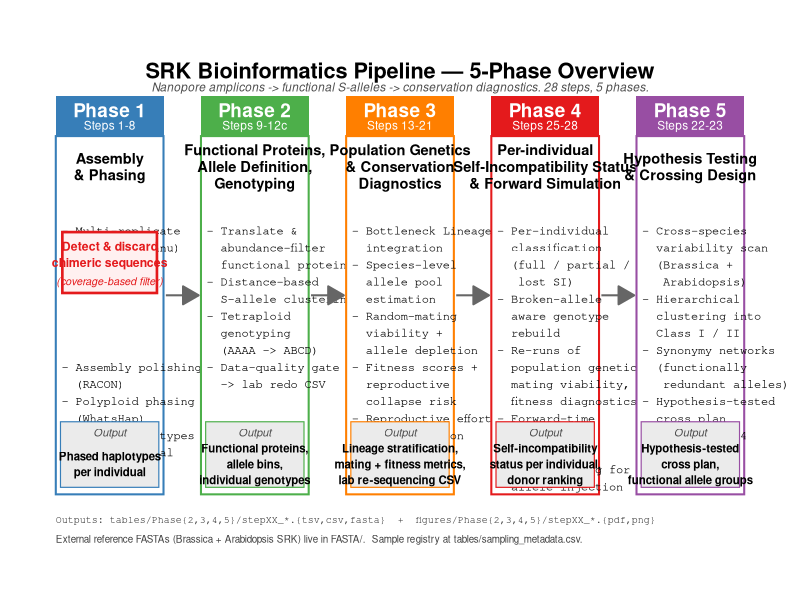
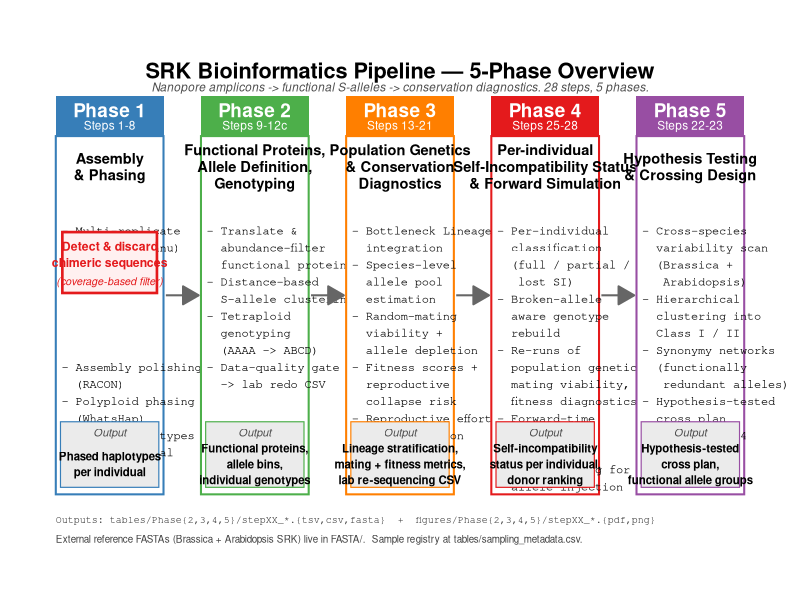

These figures' R source, in order:
#!/usr/bin/env Rscript
# =============================================================================
# SRK_pipeline_overview_figure.R
# Produces a one-page horizontal flow diagram summarising the 5 phases of the
# SRK Bioinformatics Pipeline. Output: figures/SRK_pipeline_overview.{pdf,png}.
# Embedded at the top of README.md and index.Rmd as the at-a-glance visual.
# =============================================================================

suppressPackageStartupMessages({
  library(ggplot2)
  library(grid)
})

# ---- Phase definitions (the data shown in the figure) ----------------------

phases <- data.frame(
  phase   = 1:5,
  label   = c("Phase 1", "Phase 2", "Phase 3", "Phase 4", "Phase 5"),
  title   = c("Assembly\n& Phasing",
              "Functional Proteins,\nAllele Definition,\nGenotyping",
              "Population Genetics\n& Conservation\nDiagnostics",
              "Per-individual\nSelf-Incompatibility Status\n& Forward Simulation",
              "Hypothesis Testing\n& Crossing Design"),
  steps   = c("Steps 1-8",
              "Steps 9-12c",
              "Steps 13-21",
              "Steps 25-28",
              "Steps 22-23"),
  bullets = c(
    "- Multi-replicate\n  assembly (Canu)\n\n\n\n\n\n\n- Assembly polishing\n  (RACON)\n- Polyploid phasing\n  (WhatsHap)\n- Phased haplotypes\n  per individual",
    "- Translate &\n  abundance-filter\n  functional proteins\n- Distance-based\n  S-allele clustering\n- Tetraploid\n  genotyping\n  (AAAA -> ABCD)\n- Data-quality gate\n  -> lab redo CSV",
    "- Bottleneck Lineage\n  integration\n- Species-level\n  allele pool\n  estimation\n- Random-mating\n  viability +\n  allele depletion\n- Fitness scores +\n  reproductive\n  collapse risk\n- Reproductive effort\n  per population\n  / lineage",
    "- Per-individual\n  classification\n  (full / partial /\n   lost SI)\n- Broken-allele\n  aware genotype\n  rebuild\n- Re-runs of\n  population genetics,\n  mating viability,\n  fitness diagnostics\n- Forward-time\n  inheritance\n  simulator\n- Donor ranking for\n  allele injection",
    "- Cross-species\n  variability scan\n  (Brassica +\n   Arabidopsis)\n- Hierarchical\n  clustering into\n  Class I / II\n- Synonymy networks\n  (functionally\n   redundant alleles)\n- Hypothesis-tested\n  cross plan\n  (uses Phase 4\n   SI parents)"
  ),
  out_key = c(
    "Phased haplotypes\nper individual",
    "Functional proteins,\nallele bins,\nindividual genotypes",
    "Lineage stratification,\nmating + fitness metrics,\nlab re-sequencing CSV",
    "Self-incompatibility\nstatus per individual,\ndonor ranking",
    "Hypothesis-tested\ncross plan,\nfunctional allele groups"
  ),
  stringsAsFactors = FALSE
)

# ---- Geometry --------------------------------------------------------------

n_phases <- nrow(phases)
box_w    <- 2.3
box_h    <- 8.5
gap      <- 0.80
total_w  <- n_phases * box_w + (n_phases - 1) * gap

# x-centres for each phase box
xc <- seq(box_w/2, total_w - box_w/2, by = box_w + gap)

# colour palette — distinct per phase, picked to read on screen + print
phase_cols <- c("#377EB8",  # blue   Phase 1
                "#4DAF4A",  # green  Phase 2
                "#FF7F00",  # orange Phase 3
                "#E41A1C",  # red    Phase 4
                "#984EA3")  # purple Phase 5

# ---- Geom layers -----------------------------------------------------------

draw_phase_box <- function(i) {
  x  <- xc[i]
  col <- phase_cols[i]

  list(
    # Header band (coloured)
    annotate("rect",
             xmin = x - box_w/2, xmax = x + box_w/2,
             ymin = box_h - 0.85, ymax = box_h,
             fill = col, colour = NA),

    # Header text — phase label + step range, in white
    annotate("text",
             x = x, y = box_h - 0.30,
             label = phases$label[i],
             colour = "white", fontface = "bold", size = 4.8),
    annotate("text",
             x = x, y = box_h - 0.62,
             label = phases$steps[i],
             colour = "white", size = 3.0),

    # White body
    annotate("rect",
             xmin = x - box_w/2, xmax = x + box_w/2,
             ymin = 0, ymax = box_h - 0.85,
             fill = "white", colour = col, linewidth = 0.7),

    # Title (bold, below header band)
    annotate("text",
             x = x, y = box_h - 1.50,
             label = phases$title[i],
             fontface = "bold", size = 3.7, lineheight = 0.95),

    # Bullet body
    annotate("text",
             x = x - box_w/2 + 0.12,
             y = box_h - 2.80,
             label = phases$bullets[i],
             hjust = 0, vjust = 1, size = 3.05,
             lineheight = 1.18,
             family = "mono"),

    # Output key callout at base
    annotate("rect",
             xmin = x - box_w/2 + 0.10, xmax = x + box_w/2 - 0.10,
             ymin = 0.15, ymax = 1.55,
             fill = "grey92", colour = col, linewidth = 0.4),
    annotate("text",
             x = x, y = 1.32,
             label = "Output",
             fontface = "italic", size = 2.8, colour = "grey30"),
    annotate("text",
             x = x, y = 0.65,
             label = phases$out_key[i],
             size = 2.9, lineheight = 1.15, fontface = "bold")
  )
}

draw_arrow_between <- function(i) {
  x0 <- xc[i]   + box_w / 2
  x1 <- xc[i+1] - box_w / 2
  ymid <- box_h / 2

  annotate("segment",
           x = x0 + 0.05, xend = x1 - 0.05,
           y = ymid, yend = ymid,
           arrow = arrow(length = unit(0.18, "inches"), type = "closed"),
           colour = "grey40", linewidth = 0.7)
}

# ---- Compose plot ----------------------------------------------------------

p <- ggplot() +
  # Title above the boxes
  annotate("text",
           x = total_w / 2, y = box_h + 0.55,
           label = "SRK Bioinformatics Pipeline — 5-Phase Overview",
           fontface = "bold", size = 5.5) +
  annotate("text",
           x = total_w / 2, y = box_h + 0.20,
           label = "Nanopore amplicons -> functional S-alleles -> conservation diagnostics. 28 steps, 5 phases.",
           size = 3.0, colour = "grey30", fontface = "italic")

# Boxes
for (i in seq_len(n_phases)) {
  p <- Reduce(`+`, draw_phase_box(i), accumulate = FALSE, init = p)
}
# Arrows between boxes
for (i in seq_len(n_phases - 1)) {
  p <- p + draw_arrow_between(i)
}

# ─── Chimera filter highlight overlay on Phase 1 (key innovation callout) ───
x1 <- xc[1]
p <- p +
  annotate("rect",
           xmin = x1 - box_w/2 + 0.14, xmax = x1 + box_w/2 - 0.14,
           ymin = box_h - 4.20, ymax = box_h - 2.90,
           fill = "#FFF0F0", colour = "#E41A1C", linewidth = 0.9) +
  annotate("text",
           x = x1, y = box_h - 3.20,
           label = "Detect & discard",
           fontface = "bold", size = 3.1, colour = "#E41A1C") +
  annotate("text",
           x = x1, y = box_h - 3.55,
           label = "chimeric sequences",
           fontface = "bold", size = 3.1, colour = "#E41A1C") +
  annotate("text",
           x = x1, y = box_h - 3.95,
           label = "(coverage-based filter)",
           fontface = "italic", size = 2.7, colour = "#E41A1C")

# Bottom caption with key external resources
p <- p +
  annotate("text",
           x = 0, y = -0.55,
           label = "Outputs: tables/Phase{2,3,4,5}/stepXX_*.{tsv,csv,fasta}  +  figures/Phase{2,3,4,5}/stepXX_*.{pdf,png}",
           hjust = 0, size = 2.5, colour = "grey25", family = "mono") +
  annotate("text",
           x = 0, y = -0.95,
           label = "External reference FASTAs (Brassica + Arabidopsis SRK) live in FASTA/.  Sample registry at tables/sampling_metadata.csv.",
           hjust = 0, size = 2.5, colour = "grey25") +
  coord_fixed(clip = "off") +
  xlim(-0.2, total_w + 0.2) +
  ylim(-1.2, box_h + 1.0) +
  theme_void() +
  theme(plot.margin = margin(8, 8, 8, 8))

# ---- Save (figures/ root — site-level overview, not Phase-specific) --------

dir.create("figures", showWarnings = FALSE, recursive = TRUE)
ggsave("figures/SRK_pipeline_overview.pdf", plot = p,
       width = 17.5, height = 9.5, units = "in")
ggsave("figures/SRK_pipeline_overview.png", plot = p,
       width = 17.5, height = 9.5, units = "in", dpi = 200, bg = "white")

cat("Written:\n",
    "  figures/SRK_pipeline_overview.pdf\n",
    "  figures/SRK_pipeline_overview.png\n", sep = "")
